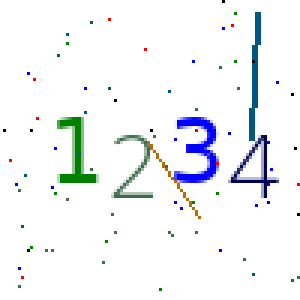
#> input picture 1234_5ee7b284-3dfa-420f-b4b1-d32ca48d9459.png, 100 x 100 px (shown 3 times larger)
$ python draw-metadata-on-captcha.py
#> lines starting #> are read from the running program, lines starting #| are printed output that depends on the picture
#!/usr/bin/env python3
from PIL import Image, ImageDraw

# importing image object from PIL
import math
import cv2
from PIL import Image, ImageDraw

width, height = 100, 10
character_length = 4
left_side = 0
right_side = width

metadata_images = []

for i in range(character_length):
    # Start and end coordinates.
    rectangle_shape = [(left_side, 0), ((right_side / character_length), height)]

    # Create the base image.
    metadata_images.append(Image.new('L', (width, height), color='grey'))

    # Draw the rectangle.
    rectangle_drawer = ImageDraw.Draw(metadata_images[i])
    rectangle_drawer.rectangle(rectangle_shape, fill ='#ffffff')

    # Move to a new set of image coordinates for drawing the next metadata image.
    left_side = (right_side / character_length)
    right_side += width

for i in range(character_length):
    # Load the CAPTCHA image.
    captcha_image = Image.open('1234_5ee7b284-3dfa-420f-b4b1-d32ca48d9459.png').convert('L')
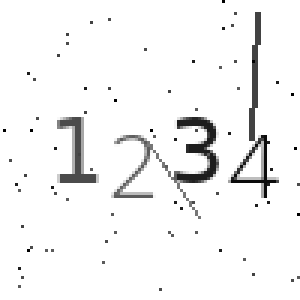
#> captcha_image: PIL image 100x100 L (shown 3 times larger); min 0, max 255, mean 243.8

    # Create a new image which combines the CAPTCHA image and metadata image.
    combined_image = Image.new('L', (100, 110), 'white')
#> combined_image: PIL image 100x110 L; every value is 255

    # Paste the CAPTCHA image first.
    combined_image.paste(captcha_image, (0, 0))
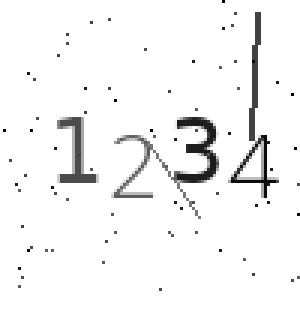
#> combined_image: PIL image 100x110 L (shown 3 times larger); min 0, max 255, mean 244.8

    # Paste the metadata image underneath the CAPTCHA image.
    combined_image.paste(metadata_images[i], (0, 100))
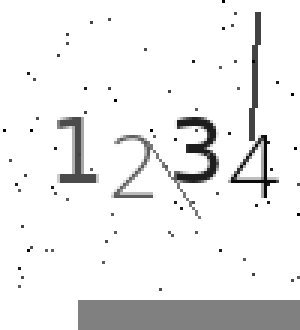
#> combined_image: PIL image 100x110 L (shown 3 times larger); min 0, max 255, mean 236.3

    # Save the resulting.
    combined_image.save('combined-image' + str(i) + '.png')
